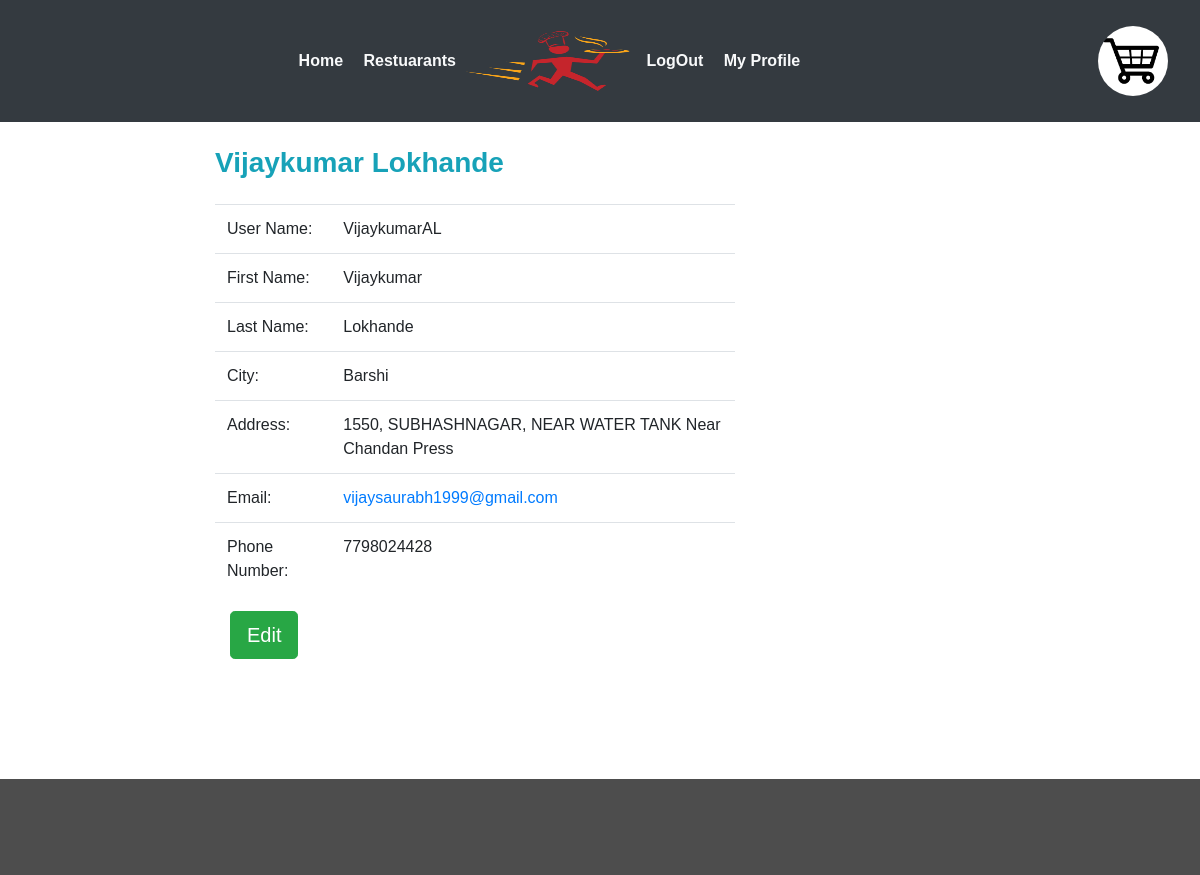
Page /profile/user/ (signed in) on the committed database.
### webapp/models.py (models this page shows, shortened)
class User(AbstractUser):
	is_customer   = models.BooleanField(default=False)
	is_restaurant = models.BooleanField(default=False)

class Customer(models.Model):
	user 		= models.OneToOneField(settings.AUTH_USER_MODEL,on_delete=models.CASCADE)
	f_name   	= models.CharField(max_length=20,blank=False)
	l_name		= models.CharField(max_length=20,blank=False)
	city  		= models.CharField(max_length=40,blank=False)
	phone 		= models.CharField(max_length=10,blank=False)
	address		= models.TextField()

### webapp/views.py (the view)
# urls.py: path('profile/user/',views.customerProfile,name='profile'),
def customerProfile(request,pk=None):
	if pk:
		user = User.objects.get(pk=pk)
	else:
		user=request.user
	return render(request,'webapp/profile.html',{'user':user})

### webapp/templates/webapp/profile.html (shortened to what this page needs)
{% extends 'webapp/base.html'%}
{% block body %}
<br>
	<div class="container col-md-8">
		<div class="row">
		<div class=" col-md-11 toppad">
          <div class="panel panel-info">
            <div class="panel-heading">
              <h3 class="panel-title text-info "><strong>{{user.customer.f_name}}  {{user.customer.l_name}}</strong></h3>
                          </div>
                          <br>
                          <div class="panel-body">
                            <div class="row">
                              <div class=" col-md-9 col-lg-9 ">
                                <table class="table table-user-information">
                                  <tbody>
                                  	<tr>
                                      <td>User Name:</td>
                                      <td>{{user.username}}</td>
                                    </tr>
                                    <tr>
                                      <td>First Name:</td>
                                      <td>{{user.customer.f_name}}</td>
                                    </tr>
                                    <tr>
                                      <td>Last Name:</td>
                                      <td>{{user.customer.l_name}}</td>
                                    </tr>
                                    <tr>
                                      <td>City:</td>
                                      <td>{{user.customer.city}}</td>
                                    </tr>
                                      <td>Address:</td>
                                      <td>{{user.customer.address}}</td>
                                    <tr>
                                      <td>Email:</td>
                                      <td><a href="#">{{user.email}}</a></td>
                                    </tr>
                                    <tr>
                                      <td>Phone Number:</td>
                                      <td>{{user.customer.phone}}
                                      </td>
                                    </tr>
                                  </tbody>
                                </table>
                                <div class="container">
                                <div class="row">
                                  <div class="col">
                                  <a class="btn btn-success btn-lg" href="{% url 'cupdate' user.id %}">Edit</a>
                                </div>
                                </div>
                  				</div>
                </div>
              </div>
            </div>
        </div>
        </div>
		</div>
	</div>
  <br>
{% endblock%}

### webapp/static/webapp/css/style.css (style rules this page uses)
body { padding:0; margin:0; font-family: 'Source Sans Pro', sans-serif; }
body a { transition:0.5s all; -webkit-transition:0.5s all; -moz-transition:0.5s all; -o-transition:0.5s all; -ms-transition:0.5s all; }
h1,h2,h3,h4,h5,h6 { margin:0; }

### rows in the picture
User: customer.f_name "Vijaykumar", customer.l_name "Lokhande", username "VijaykumarAL", customer.city "Barshi", customer.address "1550, SUBHASHNAGAR, NEAR WATER TANK Near Chandan Press", email "vijaysaurabh1999@gmail.com", customer.phone "7798024428"
